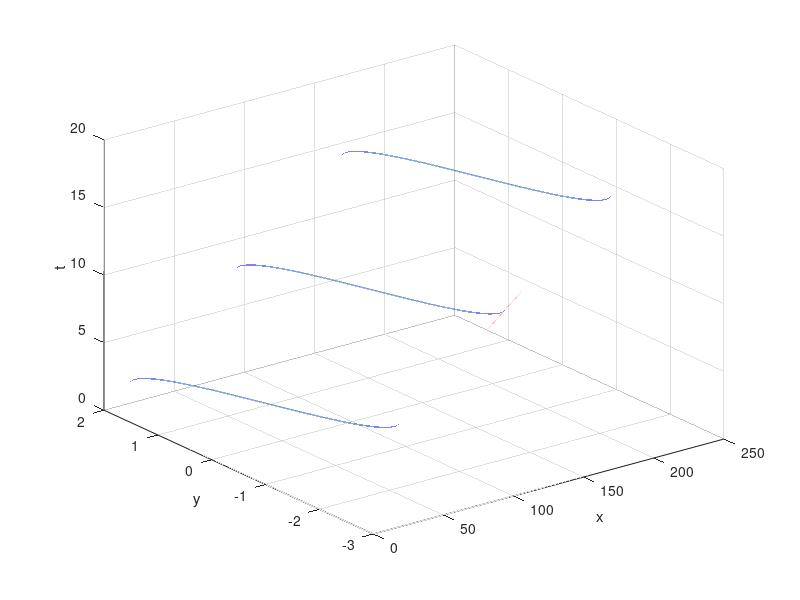

Write MATLAB code to recreate this figure.

h = 0.0001;
t = 0:h:6*pi;

x = 12*(t);
y = 2*sin(t);

plot3(x, y, t);
hold on
grid on
xlabel('x');
ylabel('y');
zlabel('t');


xd = diff(x)/h;
yd = diff(y)/h;
td = diff(t)/h;

t0 = 7*pi/2;
t1 = linspace(-1, 1, 1000);
X = x(round(t0)/h) + xd(round(t0)/h) * t1;
Y = y(round(t0)/h) + yd(round(t0)/h) * t1;
T = t(round(t0)/h) + td(round(t0)/h) * t1;

plot3(X, Y, T, 'Color', 'red');
hold off

